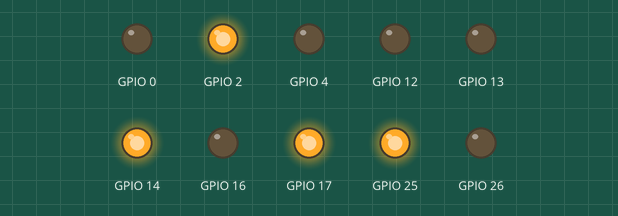
This program was run on a simulated ESP32. Parts: output pins drawn as LEDs (lit = HIGH).

Above: at 1.5 s.
At 3.5 s:
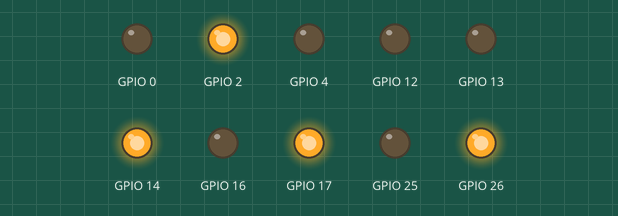
At 5.5 s:
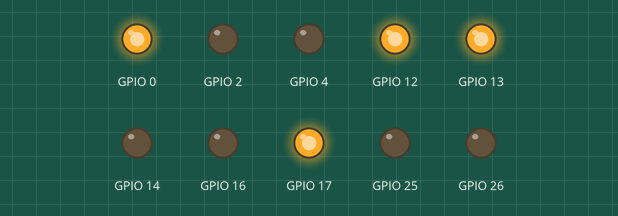
At 7.5 s:
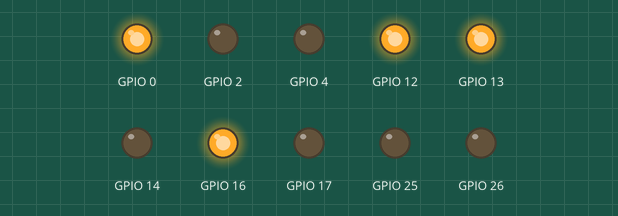
Timing chart, 0 to 10.4 s (numbered marks = the images above):
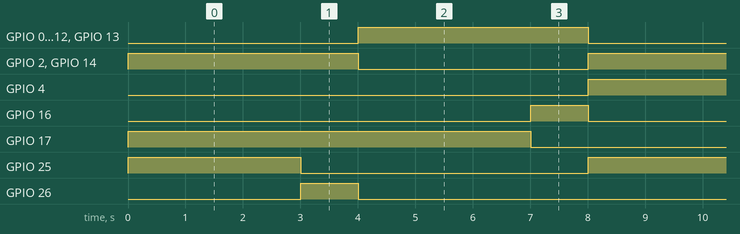

The program:

main.cpp
```cpp
#include <Arduino.h>

//esta versão do código tira partido da coordenação dos vários semáforos, utilizando o mesmo periférico para controlar vários Leds


// definimos a estrutura para os semáforos dos carros
struct Sem_Carros
{
  bool estado_verde;
  bool estado_amarelo;
  bool estado_vermelho;
  const int pin_verde;
  const int pin_amarelo;
  const int pin_vermelho;
};

// definimos a estrutura para os semáforos dos peões
struct sem_peao
{
  bool estado_verde;
  bool estado_vermelho;
  const int pin_verde;
  const int pin_vermelho;
};

//criamos as variáveis para os semáforos dos carros
Sem_Carros sc1 = {HIGH,LOW,LOW,17,16,4};
Sem_Carros sc2 = {LOW,LOW,HIGH,25,26,0};

//criamos as variáveis para os semáforos dos peões
sem_peao sp1 = {HIGH,LOW,14,13};
sem_peao sp2 = {LOW,HIGH,12,2};


unsigned long previous = millis();

unsigned int tempo_vermelho = 3000;
unsigned int tempo_amarelo = 1000;
unsigned int tempo_verde = 3000;

//criamos uma variáveis para controlar os diferentes estados dos semáforos
enum State
  {
    sc1_vermelho_sc2_verde = 0,
    sc1_vermelho_sc2_amarelo,
    sc1_verde_sc2_vermelho,
    sc1_amarelo_sc2_vermelho
  };

  State estado = sc1_vermelho_sc2_verde;


//criamos funções para ligar cada combinação de semáforos
void liga_sem1_verde()
{
  if ( sc1.estado_verde == LOW && sc1.estado_amarelo == LOW && sc1.estado_vermelho == HIGH)
  {
    sc1.estado_verde = !sc1.estado_verde;
    digitalWrite(sc1.pin_verde, sc1.estado_verde);
    sc1.estado_vermelho = !sc1.estado_vermelho;
    digitalWrite(sc1.pin_vermelho, sc1.estado_vermelho);
    digitalWrite(sc1.pin_amarelo, sc1.estado_amarelo);
  }

  if (sp1.estado_verde == HIGH && sp1.estado_vermelho == LOW)
  {
    sp1.estado_verde = !sp1.estado_verde;
    digitalWrite(sp1.pin_verde, sp1.estado_verde);
    sp1.estado_vermelho = !sp1.estado_vermelho;
    digitalWrite(sp1.pin_vermelho, sp1.estado_vermelho);
  }
}

void liga_sem2_verde()
{
  if( sc2.estado_verde == LOW && sc2.estado_amarelo == LOW && sc2.estado_vermelho == HIGH)
  {
    sc2.estado_verde = !sc2.estado_verde;
    digitalWrite(sc2.pin_verde, sc2.estado_verde);
    sc2.estado_vermelho = !sc2.estado_vermelho;
    digitalWrite(sc2.pin_vermelho, sc2.estado_vermelho);
    digitalWrite(sc2.pin_amarelo, sc2.estado_amarelo);
  }
  if (sp2.estado_verde == HIGH && sp2.estado_vermelho == LOW)
  {
    sp2.estado_verde = !sp2.estado_verde;
    digitalWrite(sp2.pin_verde, sp2.estado_verde);
    sp2.estado_vermelho = !sp2.estado_vermelho;
    digitalWrite(sp2.pin_vermelho, sp2.estado_vermelho);
  }
}

void liga_sem1_vermelho()
{
  if( sc1.estado_vermelho == LOW && sc1.estado_amarelo == HIGH && sc1.estado_verde == LOW)
  {
    digitalWrite(sc1.pin_verde, sc1.estado_verde);
    sc1.estado_vermelho = !sc1.estado_vermelho;
    digitalWrite(sc1.pin_vermelho, sc1.estado_vermelho);
    sc1.estado_amarelo = !sc1.estado_amarelo;
    digitalWrite(sc1.pin_amarelo, sc1.estado_amarelo);
  }
  if (sp1.estado_verde == LOW && sp1.estado_vermelho == HIGH)
  {
    sp1.estado_verde = !sp1.estado_verde;
    digitalWrite(sp1.pin_verde, sp1.estado_verde);
    sp1.estado_vermelho = !sp1.estado_vermelho;
    digitalWrite(sp1.pin_vermelho, sp1.estado_vermelho);
  }
}


void liga_sem2_vermelho()
{
   if(sc2.estado_vermelho == LOW && sc2.estado_amarelo == HIGH && sc2.estado_verde == LOW)
  {
    digitalWrite(sc2.pin_verde, sc2.estado_verde);
    sc2.estado_vermelho = !sc2.estado_vermelho;
    digitalWrite(sc2.pin_vermelho, sc2.estado_vermelho);
    sc2.estado_amarelo = !sc2.estado_amarelo;
    digitalWrite(sc2.pin_amarelo, sc2.estado_amarelo);
  }
  if (sp2.estado_verde == LOW && sp2.estado_vermelho == HIGH)
  {
    sp2.estado_verde = !sp2.estado_verde;
    digitalWrite(sp2.pin_verde, sp2.estado_verde);
    sp2.estado_vermelho = !sp2.estado_vermelho;
    digitalWrite(sp2.pin_vermelho, sp2.estado_vermelho);
  }
}

void liga_sem1_amarelo()
{
  if( sc1.estado_vermelho == LOW && sc1.estado_amarelo == LOW && sc1.estado_verde == HIGH)
  {
    sc1.estado_verde = !sc1.estado_verde;
    digitalWrite(sc1.pin_verde, sc1.estado_verde);
    digitalWrite(sc1.pin_vermelho, sc1.estado_vermelho);
    sc1.estado_amarelo = !sc1.estado_amarelo;
    digitalWrite(sc1.pin_amarelo, sc1.estado_amarelo);
  }
}

void liga_sem2_amarelo()
{
  if(sc2.estado_vermelho == LOW && sc2.estado_amarelo == LOW && sc2.estado_verde == HIGH)
  {
    sc2.estado_verde = !sc2.estado_verde;
    digitalWrite(sc2.pin_verde, sc2.estado_verde);
    digitalWrite(sc2.pin_vermelho, sc2.estado_vermelho);
    sc2.estado_amarelo = !sc2.estado_amarelo;
    digitalWrite(sc2.pin_amarelo, sc2.estado_amarelo);
  }
}


// defínimos a função de cada periférico
void setup()
{
  pinMode(sc1.pin_vermelho, OUTPUT);
  pinMode(sc1.pin_amarelo, OUTPUT);
  pinMode(sc1.pin_verde, OUTPUT);
  pinMode(sc2.pin_vermelho, OUTPUT);
  pinMode(sc2.pin_amarelo, OUTPUT);
  pinMode(sc2.pin_verde, OUTPUT);

  pinMode(sp1.pin_vermelho, OUTPUT);
  pinMode(sp1.pin_verde, OUTPUT);
  pinMode(sp2.pin_vermelho, OUTPUT);
  pinMode(sp2.pin_verde, OUTPUT);

  digitalWrite(sc2.pin_verde, sc2.estado_verde);
  digitalWrite(sc2.pin_vermelho, sc2.estado_vermelho);
  digitalWrite(sc2.pin_amarelo, sc2.estado_amarelo);

  digitalWrite(sc1.pin_verde, sc1.estado_verde);
  digitalWrite(sc1.pin_vermelho, sc1.estado_vermelho);
  digitalWrite(sc1.pin_amarelo, sc1.estado_amarelo);

  digitalWrite(sp1.pin_verde, sp1.estado_verde);
  digitalWrite(sp1.pin_vermelho, sp1.estado_vermelho);
  digitalWrite(sp2.pin_verde, sp2.estado_verde);
  digitalWrite(sp2.pin_vermelho, sp2.estado_vermelho);

  previous = millis();


}


void loop()
{
  switch(estado)
    {
    case sc1_vermelho_sc2_verde:
      liga_sem1_vermelho();
      liga_sem2_verde();

      if(millis() - previous > tempo_vermelho)
      {
        estado = sc1_vermelho_sc2_amarelo;
        previous = millis();
      }
      break;
    case sc1_vermelho_sc2_amarelo:
    liga_sem1_vermelho();
    liga_sem2_amarelo();

      if(millis() - previous > tempo_amarelo)
      {
        estado = sc1_verde_sc2_vermelho;
        previous = millis();
      }
      break;
    case sc1_verde_sc2_vermelho:
      liga_sem1_verde();
      liga_sem2_vermelho();

      if(millis() - previous > tempo_verde)
      {
        estado = sc1_amarelo_sc2_vermelho;
        previous = millis();
      }
      break;
    case sc1_amarelo_sc2_vermelho:
      liga_sem1_amarelo();
      liga_sem2_vermelho();

      if(millis() - previous > tempo_amarelo )
      {
        estado = sc1_vermelho_sc2_verde;
        previous = millis();
      }
      break;
    }
}
```

Measured:
- by itself, GPIO 0, GPIO 2, GPIO 4, GPIO 12–14: alternates HIGH for 4.0 s and LOW for 4.0 s
- by itself, GPIO 16, GPIO 26: alternates HIGH for 1.0 s and LOW for 7.0 s
- by itself, GPIO 17, GPIO 25: alternates HIGH for 3.0 s and LOW for 5.0 s
